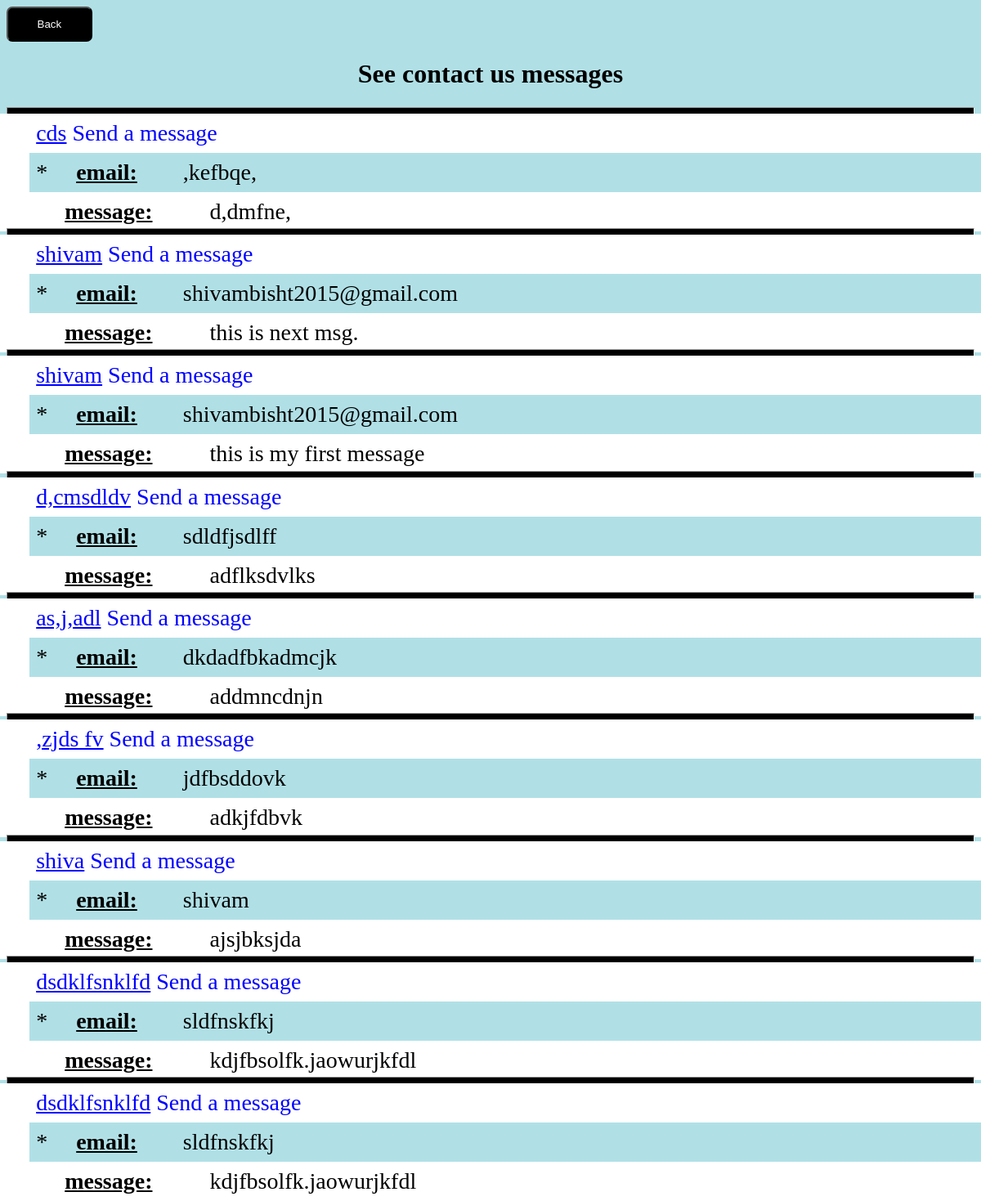
/message.php, run on the app's committed database.
### tables this page shows
CREATE TABLE `photos` (
  `id` int(10) NOT NULL,
  `image` varchar(100) NOT NULL,
  `text` varchar(2000) NOT NULL,
  `message` varchar(2000) NOT NULL
);

### message.php (the view, shortened to what this page needs)
<a href="contact.php"><input type="button" name="back" value="Back"></a>
<h1><center> See contact us messages</center></h1>
<!DOCTYPE html>
<html>
<head>
</head>
<body>
<div class="details">
<?php
$con=mysqli_connect('localhost','root','','register');
$query=mysqli_query($con," SELECT * FROM photos ORDER BY id DESC");
$rowcount= mysqli_num_rows($query);
for ($i=1; $i <=$rowcount; $i++) {
	$row= mysqli_fetch_array($query);
 ?>
 <hr>
		<ul>
			<li><font color="blue"><u><?php echo $row['image'] ?></u> Send a message </font></li>
		<li>*&nbsp;&nbsp;&nbsp;&nbsp;&nbsp;<b><u>email:</u></b>&nbsp;&nbsp;&nbsp;&nbsp;&nbsp;&nbsp;&nbsp;&nbsp;<?php echo $row['text'] ?> </li>
		<li>&nbsp;&nbsp;&nbsp;&nbsp;&nbsp;<u><b>message:</u></b>&nbsp;&nbsp;&nbsp;&nbsp;&nbsp;&nbsp;&nbsp;&nbsp;&nbsp;&nbsp;<?php echo $row['message'] ?></li>
	</ul></div>
<?php } ?>
</body>
</html>

### message.php (style rules this page uses)
body { background-size: cover; background-color: powderblue; background-attachment: fixed; }
ul { font-size:20px; margin-left:-10px; margin-right:-10px; margin: -1%; overflow: hidden; background-color:white; text-decoration: none; list-style-type: none; }
li { display: block;padding:8px;text-decoration:none; color:black; text-decoration: none; font-size: 28px; }
li:nth-child(even) { background-color: powderblue; }
hr { background-color:black; height:10px; }
input[type="button"] { padding: 1% 3%; background-color:black; border-radius: 7px; color:white; }

### data on the page
photos: image "cds", text ",kefbqe,", message "d,dmfne,"
photos: image "shivam", text "shivambisht2015@gmail.com", message "this is next msg."
photos: image "shivam", text "shivambisht2015@gmail.com", message "this is my first message"
photos: image "d,cmsdldv", text "sdldfjsdlff", message "adflksdvlks"
photos: image "as,j,adl", text "dkdadfbkadmcjk", message "addmncdnjn"
photos: image ",zjds fv", text "jdfbsddovk", message "adkjfdbvk"
photos: image "shiva", text "shivam", message "ajsjbksjda"
photos: image "dsdklfsnklfd", text "sldfnskfkj", message "kdjfbsolfk.jaowurjkfdl"
photos: image "dsdklfsnklfd", text "sldfnskfkj", message "kdjfbsolfk.jaowurjkfdl"
